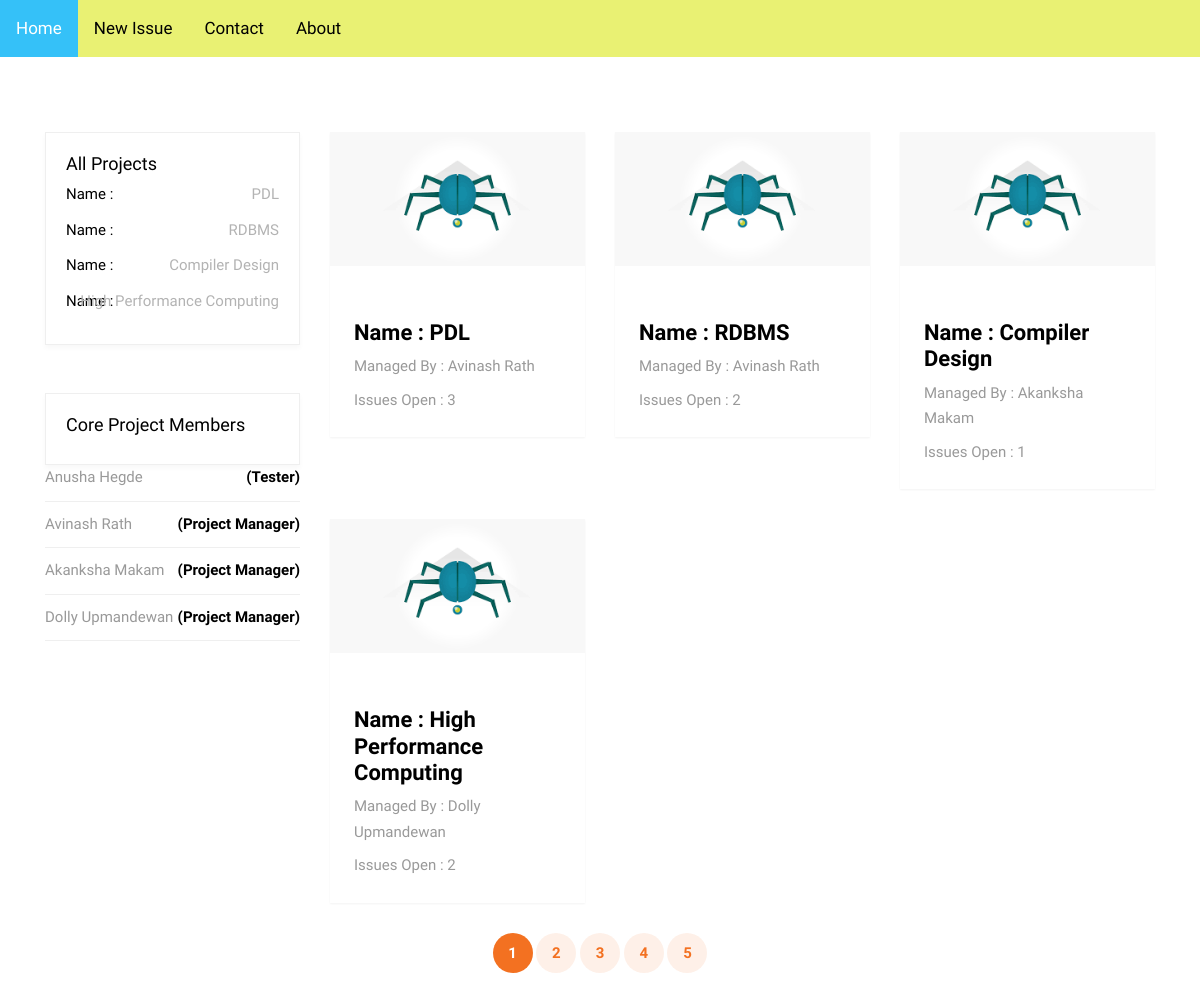
/projects (signed in), run on the app's committed database.
### main/models.py (models this page shows, shortened)
class Project(models.Model):
    name = models.CharField(max_length=50)
    desc = models.CharField(max_length=250)
    start = models.DateField(default=datetime.date.today())
    end = models.DateField(null = True, blank = True)
    issues_open = models.IntegerField(null=False, blank=False, default=0)
    total_issues = models.IntegerField(null=False, blank=False, default=0)
    issues_closed = models.IntegerField(null=False, blank=False, default=0)
    project_manager = models.ForeignKey(User, to_field='id', on_delete=models.CASCADE)

### main/decorators.py (the view)
        def wrapper(request, *args, **kwargs):
            flag = False
            if request.user.groups.exists():
                group = list(request.user.groups.values_list('name',flat = True))
                for i in group:
                    if i in allowed_roles:
                        flag = True
                        break
            if flag:
                return view_func(request, *args, **kwargs)
            else:
                return HttpResponse("You aren't allowed to view this page")

### main/views.py (called while the page is built)
@login_required(login_url='main:loginpage')
@allowed_users(allowed_roles=['Developer', 'Project Manager'])
def projects(request):
    return render(request, 'main/projects.html', context={'projects': Project.objects.all(), 'pro_mem': ProjectMember.objects.all(), 'users': User.objects.all()})

### main/templates/main/projects.html (shortened to what this page needs)
{% load static from static %}
<!DOCTYPE html>
<html lang="en">
<head>
  <link rel="stylesheet" href="{% static 'fonts/icomoon/style.css' %}">
  <link rel="stylesheet" href="{% static 'css/bootstrap.min.css' %}">
  <link rel="stylesheet" href="{% static 'css/jquery-ui.css' %}">
  <link rel="stylesheet" href="{% static 'css/owl.carousel.min.css' %}">
  <link rel="stylesheet" href="{% static 'css/owl.theme.default.min.css' %}">
  <link rel="stylesheet" href="{% static 'css/owl.theme.default.min.css' %}">
  <link rel="stylesheet" href="{% static 'css/jquery.fancybox.min.css' %}">
  <link rel="stylesheet" href="{% static 'css/bootstrap-datepicker.css' %}">
  <link rel="stylesheet" href="{% static 'fonts/flaticon/font/flaticon.css' %}">
  <link rel="stylesheet" href="{% static 'css/aos.css' %}">
  <link href="{% static 'css/jquery.mb.YTPlayer.min.css' %}" media="all" rel="stylesheet" type="text/css">
  <link rel="stylesheet" href="{% static 'css/style.css' %}">
</head>
<body data-spy="scroll" data-target=".site-navbar-target" data-offset="300">
  <div class="topnav">
    <a class="active" href="{% url 'main:issues' %}">Home</a>
    <a href="{% url 'main:add_issues' %}">New Issue</a>
    <a href="#contact">Contact</a>
    <a href="#about">About</a>
  </div>
  <div class="site-wrap">
    <div class="site-section">
      <div class="container">
        <div class="row">
          <div class="col-md-3">
            <div class="side-box mb-5">
              <h3>All Projects</h3>
              {% for i in projects.all %}
              <ul class="list-unstyled auction-categories">
                <li><a href="#">Name : <span>{{i.name}}</span></a></li>
              </ul>
              {% endfor %}
            </div>
            <div class="side-box">
              <h3>Core Project Members</h3>
            </div>
            <ul class="list-unstyled bidders">
              {% for i in users.all %}
              {% if i.username != "admin" %}
              <li class="d-flex justify-content-between align-items-center">
                <div class="d-flex align-items-center">
                  <div class="d-flex align-items-center">
                    <span>{{i.first_name}} {{i.last_name}}</span>
                  </div>
                </div>
                <span class="price">({{i.groups.first}})</span>
              </li>
              {% endif %}
              {% endfor %}
            </ul>
          </div>
          <div class="col-md-9">
            <div class="row auctions-entry">
              {% if user.username == "admin" %}
              {% for i in projects.all %}
              <div class="col-6 col-md-4 col-lg-4">
                <div class="item">
                  <div>
                    <a href="{% url 'main:issue' i.id %}"><img src="static/images/images.png" alt="Image"
                        class="img-fluid"></a>
                  </div>
                  <div class="p-4">
                    <h3><a href="item-single.html">Name : {{i.name}}</a></h3>
                    <div class="d-flex mb-2">
                      <span>Managed By : {{i.project_manager.first_name}}
                        {{i.project_manager.last_name}}</span>
                    </div>
                    <span>Issues Open : {{i.issues_open}} </span>
                  </div>
                </div>
              </div>
              {% endfor %}
              {% endif %}
            </div>
          </div>
        </div>
      </div>
      <div class="pb-5">
        <div class="container text-center">
          <div class="row">
            <div class="col-lg">
              <div class="custom-pagination">
                <a href="#" class="active">1</a>
                <a href="#">2</a>
                <a href="#">3</a>
                <a href="#">4</a>
                <a href="#">5</a>
              </div>
            </div>
          </div>
        </div>
      </div>
    </div>
</body>
</html>

### main/static/css/style.css (style rules this page uses)
body { line-height: 1.7; color: #999999; font-weight: 300; font-size: 15px; }
a { -webkit-transition: .3s all ease; -o-transition: .3s all ease; transition: .3s all ease; }
h1, h2, h3, h4, h5, .h1, .h2, .h3, .h4, .h5 { font-family: "Muli", -apple-system, BlinkMacSystemFont, "Segoe UI", Roboto, "Helvetica Neue", Arial, sans-serif, "Apple Color Emoji", "Segoe UI Emoji", "Segoe UI Symbol", "Noto Color Emoji"; color: #f37121; }
.site-wrap:before { display: none; -webkit-transition: .3s all ease-in-out; -o-transition: .3s all ease-in-out; transition: .3s all ease-in-out; background: rgba(0, 0, 0, 0.6); content: ""; position: absolute; z-index: 2000; top: 0; left: 0; right: 0; bottom: 0; opacity: 0; visibility: hidden; }
.site-section { padding: 2.5em 0; }
@media (min-width: 768px) { .site-section { padding: 5em 0; } }
.custom-pagination a { display: inline-block; width: 40px; height: 40px; line-height: 40px; font-weight: 700; border-radius: 50%; background: rgba(243, 113, 33, 0.1); color: #f37121; text-align: center; }
.custom-pagination a:hover, .custom-pagination a.active { background: #f37121; color: #fff; }
.auctions-entry .item { margin-bottom: 30px; -webkit-box-shadow: 0 1px 2px 0 rgba(0, 0, 0, 0.05); box-shadow: 0 1px 2px 0 rgba(0, 0, 0, 0.05); position: relative; }
.auctions-entry .item img { margin-bottom: 30px; }
.auctions-entry .item h3 { font-size: 22px; font-weight: 700; }
.auctions-entry .item h3 a { color: #000; }
.side-box { padding: 20px; border: 1px solid #efefef; -webkit-box-shadow: 0 3px 5px 0 rgba(0, 0, 0, 0.03); box-shadow: 0 3px 5px 0 rgba(0, 0, 0, 0.03); }
.side-box h3 { color: #000; font-size: 18px; }
.bidders li { border-bottom: 1px solid #efefef; padding-bottom: 10px; margin-bottom: 10px; }
.bidders li .price { font-weight: 700; color: #000; }
.auction-categories { margin-bottom: 0; }
.auction-categories li { display: block; margin-bottom: 10px; }
.auction-categories li a { display: block; position: relative; color: #000; }
.auction-categories li a span { position: absolute; right: 0; color: #b3b3b3; }

### main/templates/main/projects.html (style rules this page uses)
.topnav { overflow: hidden; background-color: #e9f173; }
.topnav a { float: left; color: black; text-align: center; padding: 14px 16px; text-decoration: none; font-size: 17px; }
.topnav a.active { background-color: #35c1f8; color: white; }

### data on the page
Project: name "PDL", project_manager.first_name "Avinash", project_manager.last_name "Rath", issues_open "3"
Project: name "RDBMS", project_manager.first_name "Avinash", project_manager.last_name "Rath", issues_open "2"
Project: name "Compiler Design", project_manager.first_name "Akanksha", project_manager.last_name "Makam", issues_open "1"
Project: name "High Performance Computing", project_manager.first_name "Dolly", project_manager.last_name "Upmandewan", issues_open "2"

### other printed values
{{ i.first_name }} "Anusha"
{{ i.last_name }} "Hegde"
{{ i.groups.first }} "Tester"
{{ i.first_name }} "Avinash"
{{ i.last_name }} "Rath"
{{ i.groups.first }} "Project Manager"
{{ i.first_name }} "Akanksha"
{{ i.last_name }} "Makam"
{{ i.first_name }} "Dolly"
{{ i.last_name }} "Upmandewan"
